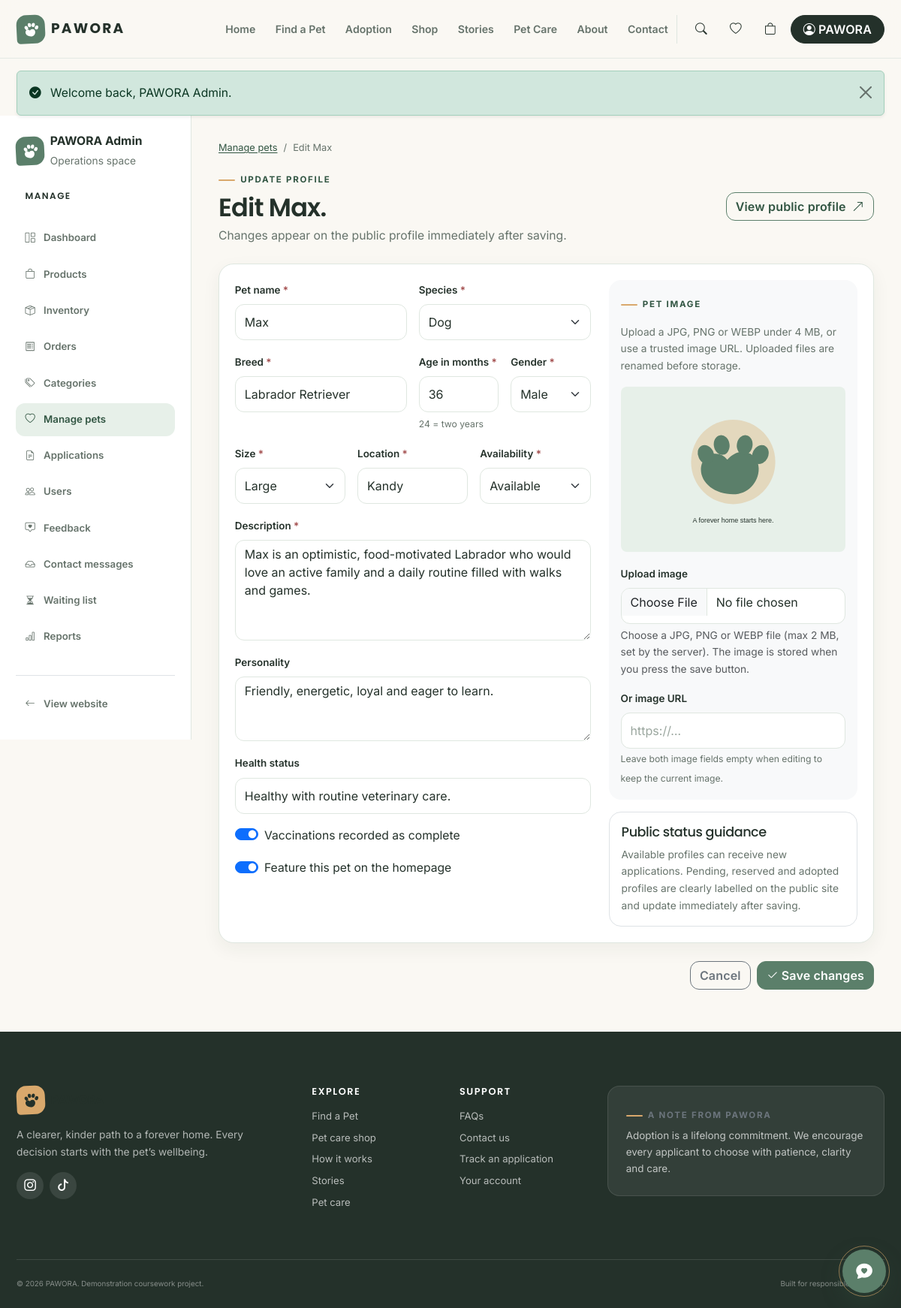
The page /admin/edit-pet.php?id=2 (signed in) on the database its author committed.
### tables this page shows
CREATE TABLE IF NOT EXISTS pets (

    id INT UNSIGNED AUTO_INCREMENT PRIMARY KEY,
    name VARCHAR(100) NOT NULL,
    species ENUM('Dog', 'Cat', 'Rabbit', 'Bird', 'Other') NOT NULL,
    breed VARCHAR(120) NOT NULL,
    age_months SMALLINT UNSIGNED NULL,
    gender ENUM('Male', 'Female') NOT NULL,
    size ENUM('Small', 'Medium', 'Large') NOT NULL,
    location VARCHAR(100) NOT NULL,
    description TEXT NOT NULL,
    personality TEXT NULL,
    health_status VARCHAR(255) NULL,
    vaccinated TINYINT(1) NOT NULL DEFAULT 0,
    image VARCHAR(500) NULL,
    status ENUM('Available', 'Pending', 'Reserved', 'Adopted') NOT NULL DEFAULT 'Available',
    featured TINYINT(1) NOT NULL DEFAULT 0,
    created_at TIMESTAMP NOT NULL DEFAULT CURRENT_TIMESTAMP,
    updated_at TIMESTAMP NOT NULL DEFAULT CURRENT_TIMESTAMP ON UPDATE CURRENT_TIMESTAMP,
    INDEX idx_pets_species_status (species, status),
    INDEX idx_pets_breed (breed),
    INDEX idx_pets_location (location),
    INDEX idx_pets_featured (featured, status),
    INDEX idx_pets_updated (updated_at)
);

### config/database.php (called while the page is built, shortened)
<?php
function db(): PDO
{
    static $pdo = null;
    if ($pdo instanceof PDO) {
        return $pdo;
    }
    $dsn = sprintf('mysql:host=%s;port=%s;dbname=%s;charset=utf8mb4', DB_HOST, DB_PORT, DB_NAME);
    $pdo = new PDO($dsn, DB_USER, DB_PASS, [
        PDO::ATTR_ERRMODE => PDO::ERRMODE_EXCEPTION,
        PDO::ATTR_DEFAULT_FETCH_MODE => PDO::FETCH_ASSOC,
        PDO::ATTR_EMULATE_PREPARES => false,
    ]);
    $pdo->exec("SET SESSION sql_mode = 'STRICT_TRANS_TABLES,ERROR_FOR_DIVISION_BY_ZERO,NO_ENGINE_SUBSTITUTION'");
    return $pdo;
}
function app_url(string $path = ''): string
{
    return BASE_URL . '/' . ltrim($path, '/');
}
function asset_url(string $path): string
{
    return app_url('assets/' . ltrim($path, '/'));
}

### includes/functions.php (called while the page is built, shortened)
<?php
function e(mixed $value): string
{
    return htmlspecialchars((string) ($value ?? ''), ENT_QUOTES, 'UTF-8');
}
function ini_size_bytes(string $value): int
{
    $value = trim($value);
    if (!preg_match('/^(\d+(?:\.\d+)?)\s*([KMG]?)B?$/i', $value, $matches)) {
        return 0;
    }
    $number = (float) $matches[1];
    $multipliers = ['' => 1, 'K' => 1024, 'M' => 1048576, 'G' => 1073741824];
    $multiplier = $multipliers[strtoupper($matches[2])] ?? 1;
    return (int) ($number * $multiplier);
}
function upload_limit_bytes(): int
{
    $ini = ini_size_bytes((string) ini_get('upload_max_filesize'));
    if ($ini > 0) {
        return (int) min(MAX_UPLOAD_SIZE, $ini);
    }
    return (int) MAX_UPLOAD_SIZE;
}
function upload_limit_is_server_capped(): bool
{
    return upload_limit_bytes() < MAX_UPLOAD_SIZE;
}
function human_bytes(int $bytes): string
{
    if ($bytes >= 1048576) {
        return rtrim(rtrim(number_format($bytes / 1048576, 1), '0'), '.') . ' MB';
    }
    return $bytes . ' bytes';
}
function selected(mixed $value, mixed $expected): string
{
    return (string) $value === (string) $expected ? ' selected' : '';
}
function checked(bool $condition): string
{
    return $condition ? ' checked' : '';
}
function pet_image_url(?string $image): string
{
    $image = trim((string) $image);
    if (preg_match('#^https?://#i', $image)) {
        return $image;
    }
    return asset_url('images/' . ltrim($image, '/'));
}
function pet_image_fallback(): string
{
    return asset_url('images/pet-placeholder.svg');
}
function get_pet(int $id): ?array
{
    $statement = db()->prepare('SELECT * FROM pets WHERE id = ? LIMIT 1');
    $statement->execute([$id]);
    $pet = $statement->fetch();
    return $pet ?: null;
}

### includes/admin-helpers.php (called while the page is built, shortened)
<?php
function pet_form_values(array $pet = []): array
{
    return [
        'name' => trim((string) ($_POST['name'] ?? $pet['name'] ?? '')),
        'species' => (string) ($_POST['species'] ?? $pet['species'] ?? 'Dog'),
        'breed' => trim((string) ($_POST['breed'] ?? $pet['breed'] ?? '')),
        'age_months' => (string) ($_POST['age_months'] ?? ($pet['age_months'] ?? '')),
        'gender' => (string) ($_POST['gender'] ?? $pet['gender'] ?? 'Female'),
        'size' => (string) ($_POST['size'] ?? $pet['size'] ?? 'Medium'),
        'location' => trim((string) ($_POST['location'] ?? $pet['location'] ?? '')),
        'description' => trim((string) ($_POST['description'] ?? $pet['description'] ?? '')),
        'personality' => trim((string) ($_POST['personality'] ?? $pet['personality'] ?? '')),
        'health_status' => trim((string) ($_POST['health_status'] ?? $pet['health_status'] ?? '')),
        'vaccinated' => array_key_exists('vaccinated', $_POST) ? (int) filter_var($_POST['vaccinated'], FILTER_VALIDATE_BOOLEAN) : (int) ($pet['vaccinated'] ?? 0),
        'image' => (string) ($pet['image'] ?? ''),
        'image_url' => trim((string) ($_POST['image_url'] ?? '')),
        'status' => (string) ($_POST['status'] ?? $pet['status'] ?? 'Available'),
        'featured' => array_key_exists('featured', $_POST) ? (int) filter_var($_POST['featured'], FILTER_VALIDATE_BOOLEAN) : (int) ($pet['featured'] ?? 0),
    ];
}

### includes/pet-form-fields.php (the view, shortened to what this page needs)
<?php
$values = $values ?? [];
$editing = $editing ?? false;
?>
<div class="row g-4"><div class="col-lg-7"><div class="row g-3"><div class="col-md-6"><label class="form-label" for="pet-name">Pet name <span class="required-mark" aria-hidden="true">*</span></label><input class="form-control" id="pet-name" name="name" value="<?= e($values['name'] ?? '') ?>" required></div><div class="col-md-6"><label class="form-label" for="pet-species">Species <span class="required-mark" aria-hidden="true">*</span></label><select class="form-select" id="pet-species" name="species" required><?php foreach (['Dog', 'Cat', 'Rabbit', 'Bird', 'Other'] as $option): ?><option value="<?= e($option) ?>"<?= selected($values['species'] ?? '', $option) ?>><?= e($option) ?></option><?php endforeach; ?></select></div><div class="col-md-6"><label class="form-label" for="pet-breed">Breed <span class="required-mark" aria-hidden="true">*</span></label><input class="form-control" id="pet-breed" name="breed" value="<?= e($values['breed'] ?? '') ?>" placeholder="e.g. Mixed breed" required></div><div class="col-md-3"><label class="form-label" for="pet-age">Age in months <span class="required-mark" aria-hidden="true">*</span></label><input class="form-control" type="number" min="1" max="360" id="pet-age" name="age_months" value="<?= e($values['age_months'] ?? '') ?>" required><div class="form-hint">24 = two years</div></div><div class="col-md-3"><label class="form-label" for="pet-gender">Gender <span class="required-mark" aria-hidden="true">*</span></label><select class="form-select" id="pet-gender" name="gender" required><option value="Female"<?= selected($values['gender'] ?? '', 'Female') ?>>Female</option><option value="Male"<?= selected($values['gender'] ?? '', 'Male') ?>>Male</option></select></div><div class="col-md-4"><label class="form-label" for="pet-size">Size <span class="required-mark" aria-hidden="true">*</span></label><select class="form-select" id="pet-size" name="size" required><?php foreach (['Small', 'Medium', 'Large'] as $option): ?><option value="<?= e($option) ?>"<?= selected($values['size'] ?? '', $option) ?>><?= e($option) ?></option><?php endforeach; ?></select></div><div class="col-md-4"><label class="form-label" for="pet-location">Location <span class="required-mark" aria-hidden="true">*</span></label><input class="form-control" id="pet-location" name="location" value="<?= e($values['location'] ?? '') ?>" required></div><div class="col-md-4"><label class="form-label" for="pet-status">Availability <span class="required-mark" aria-hidden="true">*</span></label><select class="form-select" id="pet-status" name="status" required><?php foreach (['Available', 'Pending', 'Reserved', 'Adopted'] as $option): ?><option value="<?= e($option) ?>"<?= selected($values['status'] ?? '', $option) ?>><?= e($option) ?></option><?php endforeach; ?></select></div><div class="col-12"><label class="form-label" for="pet-description">Description <span class="required-mark" aria-hidden="true">*</span></label><textarea class="form-control" id="pet-description" name="description" rows="5" minlength="20" required><?= e($values['description'] ?? '') ?></textarea></div><div class="col-12"><label class="form-label" for="pet-personality">Personality</label><textarea class="form-control" id="pet-personality" name="personality" rows="3"><?= e($values['personality'] ?? '') ?></textarea></div><div class="col-12"><label class="form-label" for="pet-health">Health status</label><input class="form-control" id="pet-health" name="health_status" value="<?= e($values['health_status'] ?? '') ?>" placeholder="e.g. Healthy and ready for a home check"></div><div class="col-12"><div class="form-check form-switch"><input type="hidden" name="vaccinated" value="0"><input class="form-check-input" type="checkbox" role="switch" id="pet-vaccinated" name="vaccinated" value="1"<?= checked((bool) ($values['vaccinated'] ?? false)) ?>><label class="form-check-label" for="pet-vaccinated">Vaccinations recorded as complete</label></div></div><div class="col-12"><div class="form-check form-switch"><input type="hidden" name="featured" value="0"><input class="form-check-input" type="checkbox" role="switch" id="pet-featured" name="featured" value="1"<?= checked((bool) ($values['featured'] ?? false)) ?>><label class="form-check-label" for="pet-featured">Feature this pet on the homepage</label></div></div></div></div><div class="col-lg-5"><div class="p-3 bg-light rounded-4 mb-3"><span class="eyebrow">Pet image</span><p class="small text-muted mt-3 mb-3">Upload a JPG, PNG or WEBP under 4 MB, or use a trusted image URL. Uploaded files are renamed before storage.</p><?php if ($editing && !empty($values['image'])): ?><img class="rounded-3 mb-3 w-100" src="<?= e(pet_image_url($values['image'])) ?>" data-fallback="<?= e(pet_image_fallback()) ?>" alt="Current pet image" style="max-height:220px;object-fit:cover"><?php endif; ?><label class="form-label" for="pet-image">Upload image</label><input class="form-control" type="file" id="pet-image" name="image" accept="image/jpeg,image/png,image/webp" data-upload-input data-max-size="<?= (int) upload_limit_bytes() ?>" data-allowed-types="image/jpeg,image/png,image/webp"><div class="form-text">Choose a JPG, PNG or WEBP file (max <?= e(human_bytes(upload_limit_bytes())) ?><?= upload_limit_is_server_capped() ? ', set by the server' : '' ?>). The image is stored when you press the save button.</div><div class="form-text" data-upload-preview="image"></div><div class="invalid-feedback d-block" data-upload-feedback="image"></div><div class="form-label mt-3" for="pet-image-url">Or image URL</div><input class="form-control" type="url" id="pet-image-url" name="image_url" value="<?= e($values['image_url'] ?? '') ?>" placeholder="https://…"><small class="form-hint">Leave both image fields empty when editing to keep the current image.</small></div><div class="p-3 border rounded-4"><h2 class="h6">Public status guidance</h2><p class="small text-muted mb-0">Available profiles can receive new applications. Pending, reserved and adopted profiles are clearly labelled on the public site and update immediately after saving.</p></div></div></div>

### admin/edit-pet.php (shortened to what this page needs)
<?php
require_once __DIR__ . '/../includes/admin-helpers.php';
$id = (int) ($_GET['id'] ?? 0);
$pet = $id > 0 ? get_pet($id) : null;
$editing = true;
$values = pet_form_values($pet);
require __DIR__ . '/../includes/header.php';
?>
<div class="dashboard-wrap"><div class="offcanvas-lg offcanvas-start dashboard-offcanvas" tabindex="-1" id="adminSidebar" aria-label="Administration navigation"><div class="offcanvas-header"><button class="btn-close" data-bs-dismiss="offcanvas" data-bs-target="#adminSidebar" aria-label="Close"></button></div><div class="offcanvas-body p-0"><?php require __DIR__ . '/../includes/admin-sidebar.php'; ?></div></div><div class="dashboard-main"><div class="dashboard-mobile-header d-lg-none align-items-center justify-content-between mb-4"><div><span class="eyebrow">PAWORA Admin</span><h1 class="dashboard-title mb-0">Edit pet</h1></div><button class="btn btn-outline-primary" type="button" data-bs-toggle="offcanvas" data-bs-target="#adminSidebar" aria-controls="adminSidebar"><i class="bi bi-list" aria-hidden="true"></i><span class="visually-hidden">Open administration navigation</span></button></div><nav aria-label="Breadcrumb"><ol class="breadcrumb"><li class="breadcrumb-item"><a href="<?= e(app_url('admin/pets.php')) ?>">Manage pets</a></li><li class="breadcrumb-item active" aria-current="page">Edit <?= e($pet['name']) ?></li></ol></nav><div class="d-flex flex-wrap align-items-center justify-content-between gap-3 mb-4"><div><span class="eyebrow">Update profile</span><h1 class="dashboard-title mt-2 mb-1">Edit <?= e($pet['name']) ?>.</h1><p class="text-muted mb-0">Changes appear on the public profile immediately after saving.</p></div><a class="btn btn-outline-primary" href="<?= e(app_url('pet-details.php?id=' . $id)) ?>">View public profile <i class="bi bi-arrow-up-right ms-1" aria-hidden="true"></i></a></div><form method="post" action="<?= e(app_url('admin/edit-pet.php?id=' . $id)) ?>" enctype="multipart/form-data" data-loading data-validate><?= csrf_field() ?><div class="dashboard-panel mb-4"><?php require __DIR__ . '/../includes/pet-form-fields.php'; ?></div><div class="d-flex justify-content-end gap-2"><a class="btn btn-outline-secondary" href="<?= e(app_url('admin/pets.php')) ?>">Cancel</a><button class="btn btn-primary" type="submit"><i class="bi bi-check2 me-1" aria-hidden="true"></i>Save changes</button></div></form></div></div>
<?php require __DIR__ . '/../includes/footer.php'; ?>

### rows shown on the page
pets: name "Max", species "Dog", breed "Labrador Retriever", age_months "36", size "Large", location "Kandy", status "Available", description "Max is an optimistic, food-motivated Labrador who would love an active family and a daily routine filled with walks and games.", personality "Friendly, energetic, loyal and eager to learn.", health_status "Healthy with routine veterinary care."

### other values the page prints
explode(' ', trim($user['name']))[0] "PAWORA"
$flash['message'] "Welcome back, PAWORA Admin."
human_bytes(upload_limit_bytes()) "2 MB"
